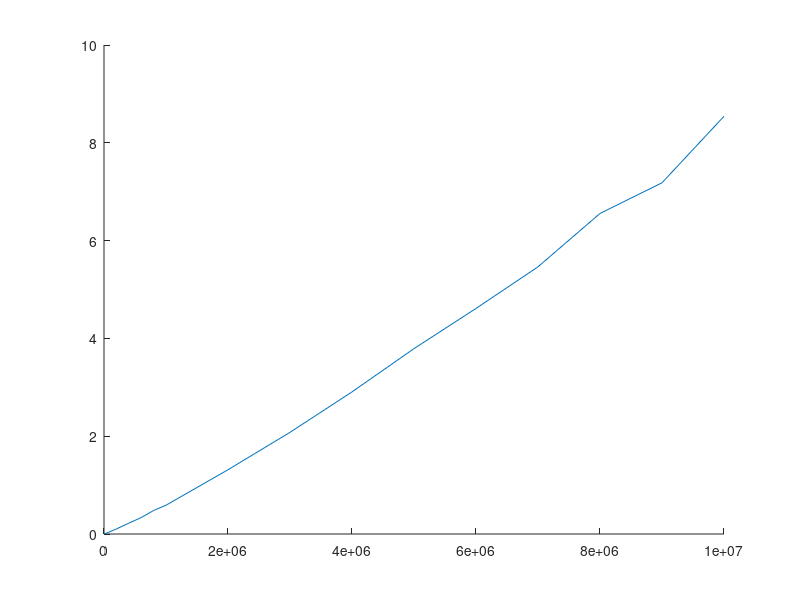

Write MATLAB code to recreate this figure. (Note: this script raises an error after producing the figure.)
x = [100, 1000, 5000, 10000, 50000, 200000, 400000, 600000, 800000, 1000000, 2000000, 3000000, 4000000, 5000000, 6000000, 7000000, 8000000, 9000000, 10000000]

tiempo_real = [0.0006620884, 0.0009028912,0.0022888184,0.0043179989,0.0231499672,0.1025629044,0.2220549583,0.3357808590,0.4803540707,0.5886080265,1.3140280247,2.0790300369,2.9057221413,3.7912540436,4.6123199463,5.4642441273,6.5550670624,7.1823101044,8.5418469906]
xi=linspace(100,10000000);

% Grado 1
n1 = 1
p1=polyfit(x,tiempo_real,n1)
z1=polyval(p1,xi)
% Grado 2
n2 = 2
p2=polyfit(x,tiempo_real,n2)
z2=polyval(p2,xi)
% Grado 3
n3 = 3
p3=polyfit(x,tiempo_real,n3)
z3=polyval(p3,xi)
% Grado 4
n4 = 4
p4=polyfit(x,tiempo_real,n4)
z4=polyval(p4,xi)
% Grado 8
n5 = 8
p5=polyfit(x,tiempo_real,n5)
z5=polyval(p5,xi)


%
%
% Gráficas
%
%

hold on
        
t_real = plot(x, tiempo_real)
t_real.Color = 'r'

% Grado 1

poly1 = plot(xi, z1)
poly1.Color = 	[0, 0.4470, 0.7410]
poly1.Marker = 'o'

% Grado 2

poly2 = plot(xi, z2)
poly2.Color = [0.8500, 0.3250, 0.0980]
poly2.Marker = 'o'

% Grado 3

poly3 = plot(xi, z3)
poly3.Color = [0.9290, 0.6940, 0.1250]
poly3.Marker = 'o'

% Grado 4

poly4 = plot(xi, z4)
poly4.Color = [0.4940, 0.1840, 0.5560]
poly4.Marker = 'o'


% Grado 8

poly5 = plot(xi, z5)
poly5.Color = [0.4660, 0.6740, 0.1880]
poly5.Marker = 'o'

hold off

legend([t_real, poly1,poly2,poly3,poly4,poly5],'Tiempo Real','Grado 1','Grado 2','Grado 3','Grado 4','Grado 8')